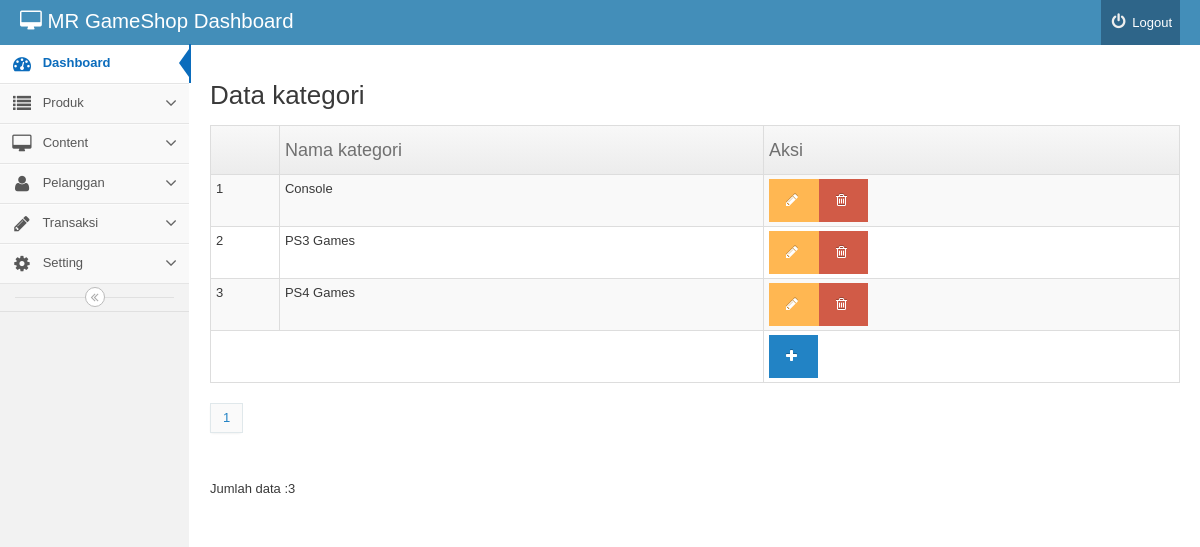
Screenshot of /backend/index.php?mod=kategori&pg=kategori_view (signed in) with the database file from the repository.
### tables this page shows
CREATE TABLE IF NOT EXISTS `kategori` (
  `idkategori` int(11) NOT NULL,
  `nama_kategori` varchar(40) NOT NULL
);

### backend/kategori/kategori_view.php (the view, shortened to what this page needs)
	<h2 id="headings"> Data kategori</h2>
	<table  class="table table-striped table-bordered table-condensed">
		<thead>
		<th><td><h4>Nama kategori </h4></td><td><h4>Aksi</h4></td></th>
		</thead>
		<tbody>
		<?php
	$batas=5;
$halaman=$_GET['halaman'];
$posisi=null;
if(empty($halaman)){
	$posisi=0;
}else{
	$posisi=($halaman-1)* $batas;
}
$query="SELECT * from kategori limit $posisi,$batas ";
$result=mysql_query($query) or die(mysql_error());
$no=1;
while($rows=mysql_fetch_object($result)){
		?>
		<tr>
			<td><?php echo $posisi+$no
			?></td>
			<td><?php echo $rows -> nama_kategori; ?></td>
			<td><a href="index.php?mod=kategori&pg=kategori_form&id=<?= $rows -> idkategori; ?>"
				 class='btn btn-warning'><i class="icon-pencil"></i></a><a href="index.php?mod=kategori&pg=kategori_view&act=del&id=<?= $rows -> idkategori; ?>"
			onclick="return confirm('Yakin data akan dihapus?') ";
			class='btn btn-danger'> <i class="icon-trash"></i></a></td>
		</tr>
		<?php $no++;
		}
	?>
		<tr>
			<td colspan='2' ></td><td><a href="index.php?mod=kategori&pg=kategori_form"
			class='btn btn-primary'	><i class="icon-plus"></i></a></td>
		</tr>
		</tbody>
	</table>
<?php
		$tampil2 = mysql_query("select idkategori from kategori");
		$jmldata = mysql_num_rows($tampil2);
		$jumlah_halaman = ceil($jmldata / $batas);
		echo "<div class='pagination'> <ul>";
		for ($i = 1; $i <= $jumlah_halaman; $i++)
			echo "<li><a href='index.php?mod=kategori&pg=kategori_view&halaman=$i'>$i</a></li>";
	?>
</ul>
</div>
<br>Jumlah data :<?= $jmldata; ?>

### rows the page displays
kategori: no "1", nama_kategori "Console"
kategori: no "2", nama_kategori "PS3 Games"
kategori: no "3", nama_kategori "PS4 Games"

### other values shown
$jmldata "3"
